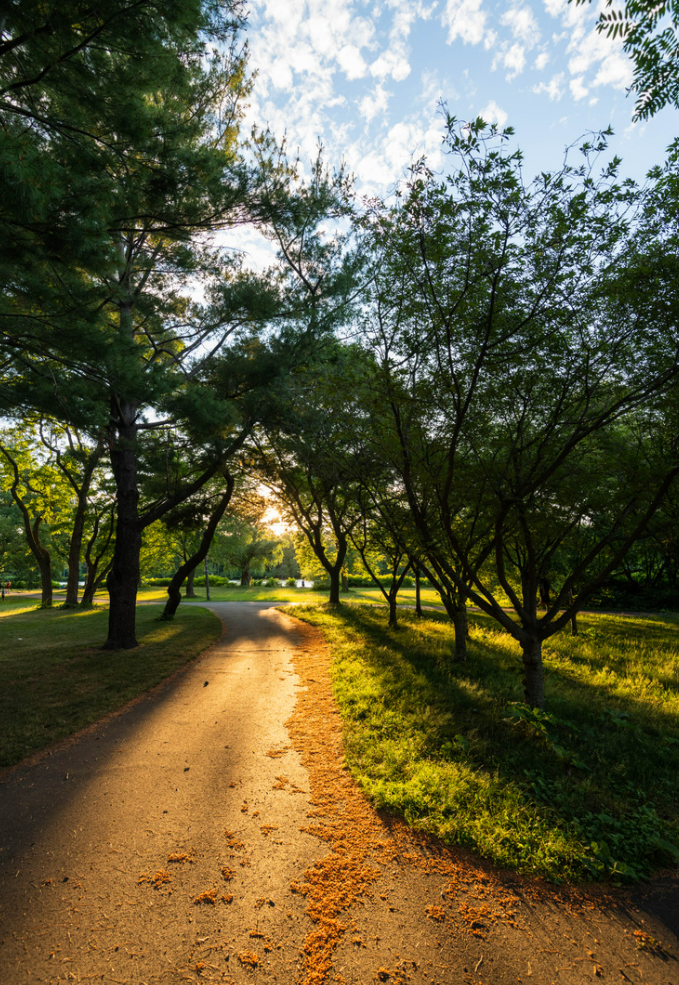
#> input picture ToonFilter/nature.png, 679 x 985 px
$ python ToonFilter.py
#> lines starting #> are read from the running program, lines starting #| are printed output that depends on the picture; after the words box and inside, x2 and y2 are one past the last pixel; in counts of white or black regions, pixels touching at a corner belong together
import cv2
import numpy as np


def render_cartoon_interactive(image_path):
#> called with image_path = 'nature.png'
    img = cv2.imread(image_path)
#> img is the input picture: shape (985, 679, 3); mean B, G, R 63.5, 93, 97.4
    if img is None: return

    saturation_scale = 1.0
    edge_block_size = 9

    is_recording = False
    video_writer = None
    h, w = img.shape[:2]
#> h = 985; w = 679

    while True:
        hsv = cv2.cvtColor(img, cv2.COLOR_BGR2HSV).astype(np.float32)
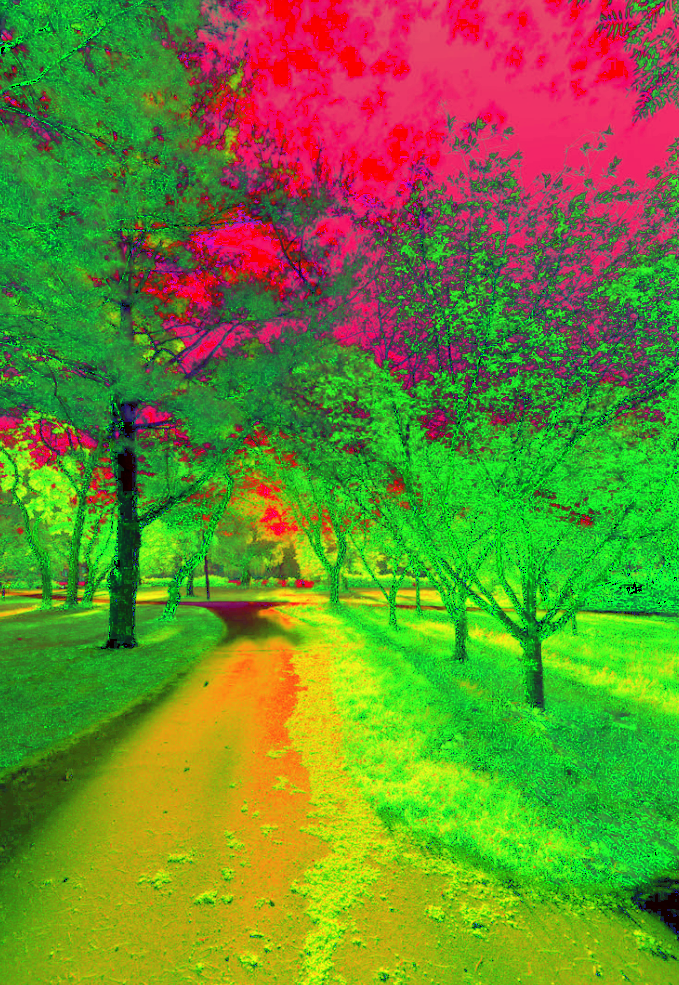
#> hsv: shape (985, 679, 3) float32; mean B, G, R 46.1, 136.7, 107.3
        hsv[:, :, 1] *= saturation_scale
        hsv[:, :, 1] = np.clip(hsv[:, :, 1], 0, 255)
        img_colored = cv2.cvtColor(hsv.astype(np.uint8), cv2.COLOR_HSV2BGR)

        gray = cv2.cvtColor(img_colored, cv2.COLOR_BGR2GRAY)
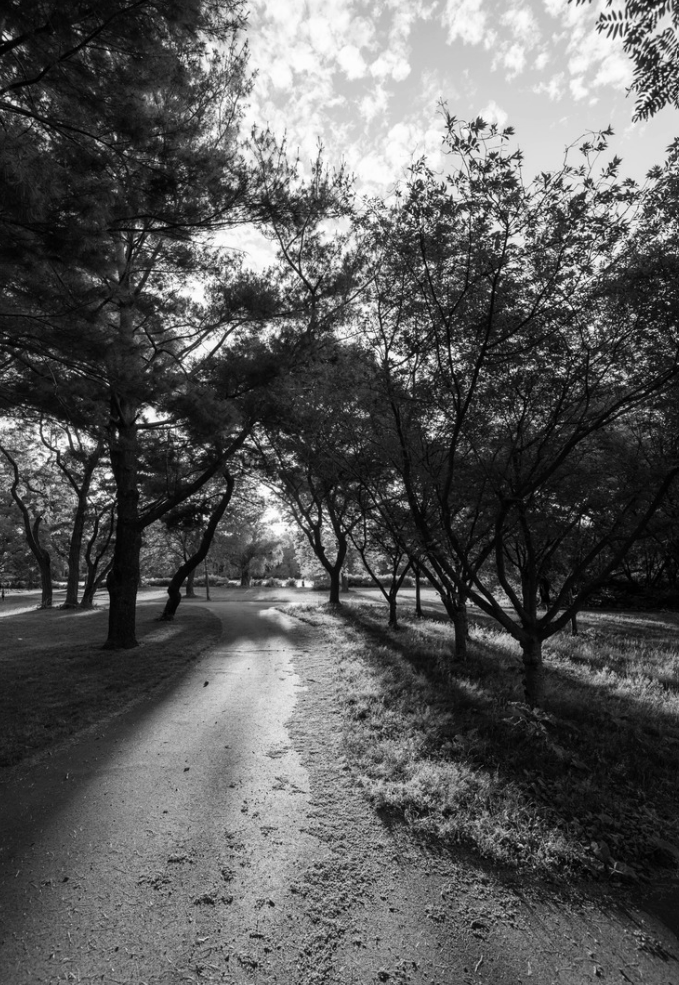
#> gray: shape (985, 679); min 0, max 254, mean 90.7
        gray = cv2.medianBlur(gray, 5)
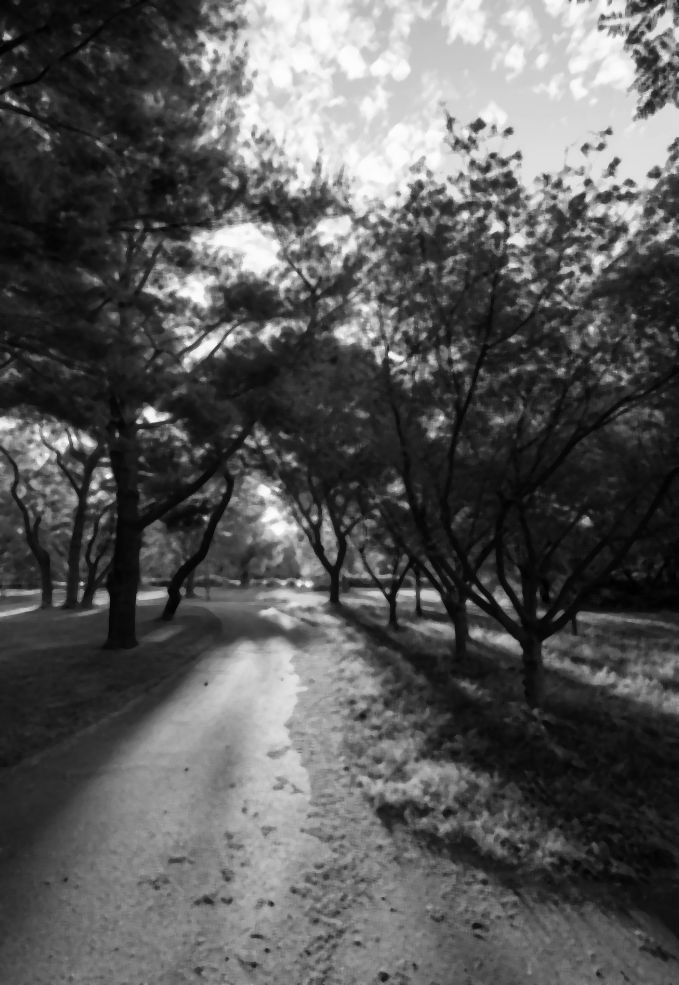
#> gray: shape (985, 679); min 1, max 252, mean 89.6
        edges = cv2.adaptiveThreshold(gray, 255, cv2.ADAPTIVE_THRESH_MEAN_C,
                                      cv2.THRESH_BINARY, edge_block_size, 9)
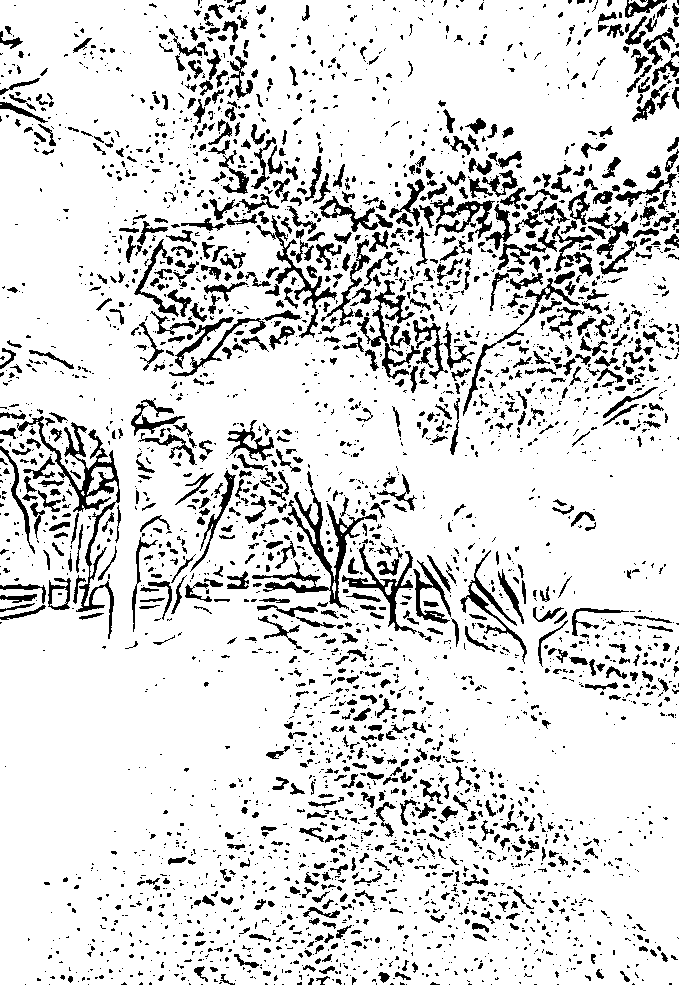
#> edges: shape (985, 679); 86% white; 3457 black regions (2481 under 20 px), largest, box (x1, y1, x2, y2) and area: (17, 416, 120, 639) 2836, (252, 489, 377, 610) 2382, (256, 215, 337, 338) 1128

        color = cv2.bilateralFilter(img_colored, 9, 300, 300)
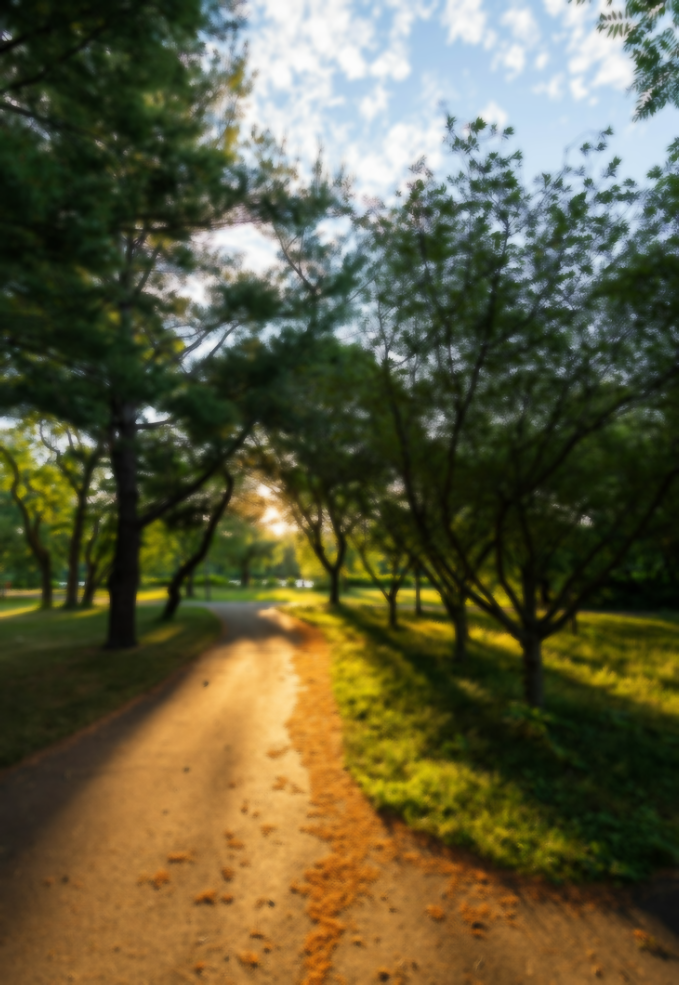
#> color: shape (985, 679, 3); mean B, G, R 62.9, 92.6, 96.8
        cartoon = cv2.bitwise_and(color, color, mask=edges)

        info_text = f"Sat: {saturation_scale:.1f} | Edge Size: {edge_block_size}"
        cv2.putText(cartoon, info_text, (10, 30), cv2.FONT_HERSHEY_SIMPLEX, 0.6, (0, 255, 0), 2)
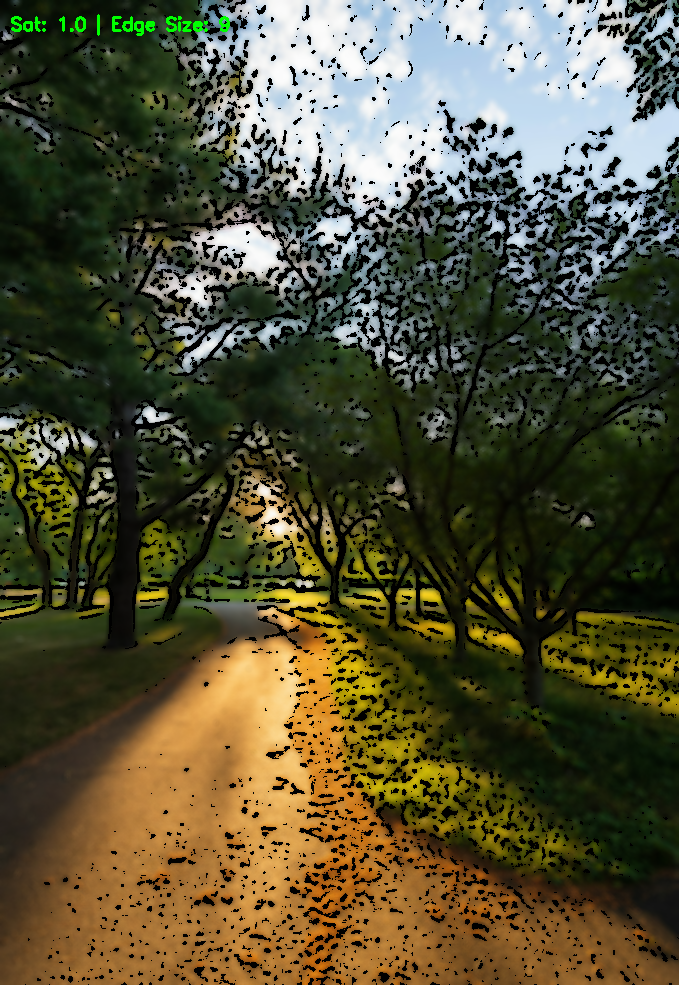
#> cartoon: shape (985, 679, 3); mean B, G, R 54.9, 81.1, 84.9

        if is_recording:
            cv2.circle(cartoon, (w - 30, 30), 10, (0, 0, 255), -1)
            cv2.putText(cartoon, "REC", (w - 85, 40), cv2.FONT_HERSHEY_SIMPLEX, 0.6, (0, 0, 255), 2)
            video_writer.write(cartoon)

        cv2.imshow("Cartoon Rendering", cartoon)

        key = cv2.waitKeyEx(1)
#> (key Esc is pressed here)

        if key == ord(' '):
            if not is_recording:
                fourcc = cv2.VideoWriter_fourcc(*'mp4v')
                video_writer = cv2.VideoWriter('output.mp4', fourcc, 20.0, (w, h))
                is_recording = True
            else:
                is_recording = False
                video_writer.release()

        elif key == ord('c') or key == ord('C'):
            saturation_scale += 0.1
        elif key == ord('d') or key == ord('D'):
            saturation_scale = max(0.0, saturation_scale - 0.1)
        elif key == 0x260000:
            edge_block_size += 2
        elif key == 0x280000:
            edge_block_size = max(3, edge_block_size - 2)
        elif key == 27:
            if is_recording:
                video_writer.release()

            save_name = image_path.split('.')[0] + "_result.png"
            cv2.imwrite(save_name, cartoon)
            break

    cv2.destroyAllWindows()


render_cartoon_interactive('nature.png')
